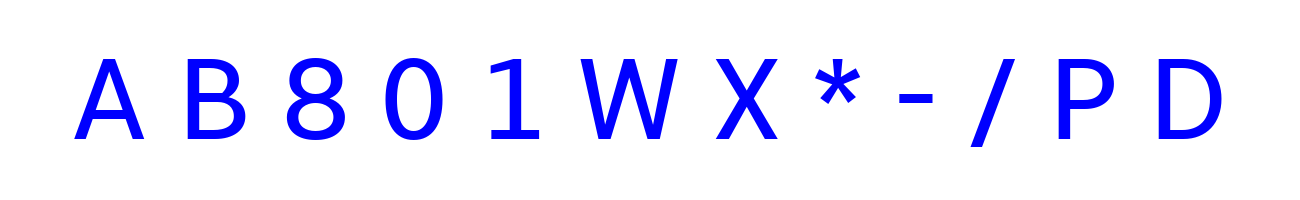
#> input picture alphabet_ext.png, 1300 x 200 px
$ python -i main.py   (imports and definitions only)
#> lines starting #> are read from the running program, lines starting #| are printed output that depends on the picture
import matplotlib.pyplot as plt
import numpy as np
from skimage.measure import label
from skimage.morphology import binary_erosion

# [1 line not run here, left out]

mask1 = np.array([[1, 0, 0, 0, 1],
                  [0, 1, 0, 1, 0],
                  [0, 0, 1, 0, 0],
                  [0, 1, 0, 1, 0],
                  [1, 0, 0, 0, 1]])

mask2 = np.array([[0, 0, 1, 0, 0],
                  [0, 0, 1, 0, 0],
                  [1, 1, 1, 1, 1],
                  [0, 0, 1, 0, 0],
                  [0, 0, 1, 0, 0]])


def count_stars_with_erosion(image):
    eroded_cross = binary_erosion(image, mask1)
    eroded_plus = binary_erosion(image, mask2)

    labeled_cross = label(eroded_cross)
    labeled_plus = label(eroded_plus)

    cross_count = np.max(labeled_cross)
    plus_count = np.max(labeled_plus)

    total_stars = cross_count + plus_count

    return total_stars

# [1 line not run here, left out]

>>> import cv2
>>> picture = cv2.imread('../alphabet_ext.png', cv2.IMREAD_GRAYSCALE)
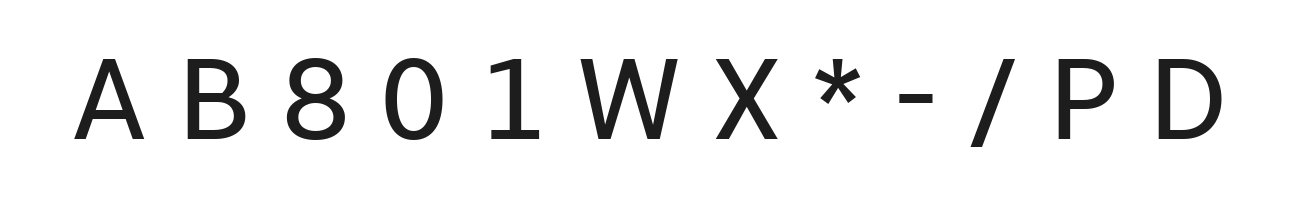
#> picture: shape (200, 1300); min 29, max 255, mean 236.2
>>> result = count_stars_with_erosion(picture)
#> in count_stars_with_erosion, `eroded_cross = binary_erosion(image, mask1)`: eroded_cross: shape (200, 1300) bool; every value is 1
#> in count_stars_with_erosion, `labeled_cross = label(eroded_cross)`: labeled_cross: shape (200, 1300) int32; every value is 1
#> in count_stars_with_erosion, `cross_count = np.max(labeled_cross)`: cross_count = 1
#> in count_stars_with_erosion, `total_stars = cross_count + plus_count`: total_stars = 2
#> result = 2
